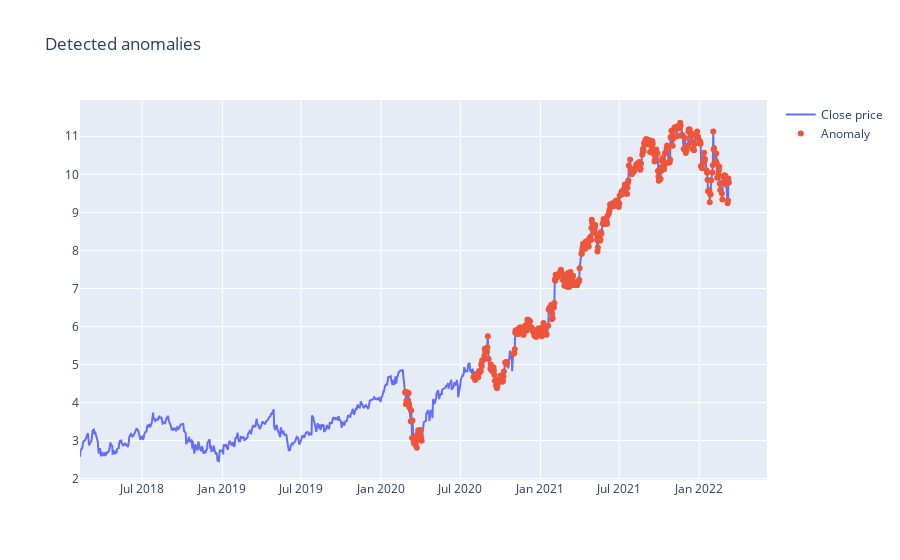

The cell this chart's notebook holds for it:
### Code cell
fig = go.Figure()
fig.add_trace(go.Scatter(x=anomaly_df['Date'], y=anomaly_df['Close'],name='Close price' ))
fig.add_trace(go.Scatter(x=anomalies['Date'], y=anomalies['Close'], mode='markers', name='Anomaly'))
fig.update_layout(showlegend=True, title='Detected anomalies')
fig.show()

### Figure 1 — Plotly figure (JSON) as saved in the notebook; plotly's stock layout.template omitted (floating-point values rounded to 4 significant figures; data arrays with more than 128 entries replaced by an {"elided": "..."} marker saying what was removed)
{"data": [{"name": "Close price", "type": "scatter", "x": {"elided": "1029 str values"}, "y": {"elided": "1029 float values"}}, {"mode": "markers", "name": "Anomaly", "type": "scatter", "x": {"elided": "424 str values"}, "y": {"elided": "424 float values"}}], "layout": {"showlegend": true, "title": {"text": "Detected anomalies"}}}
